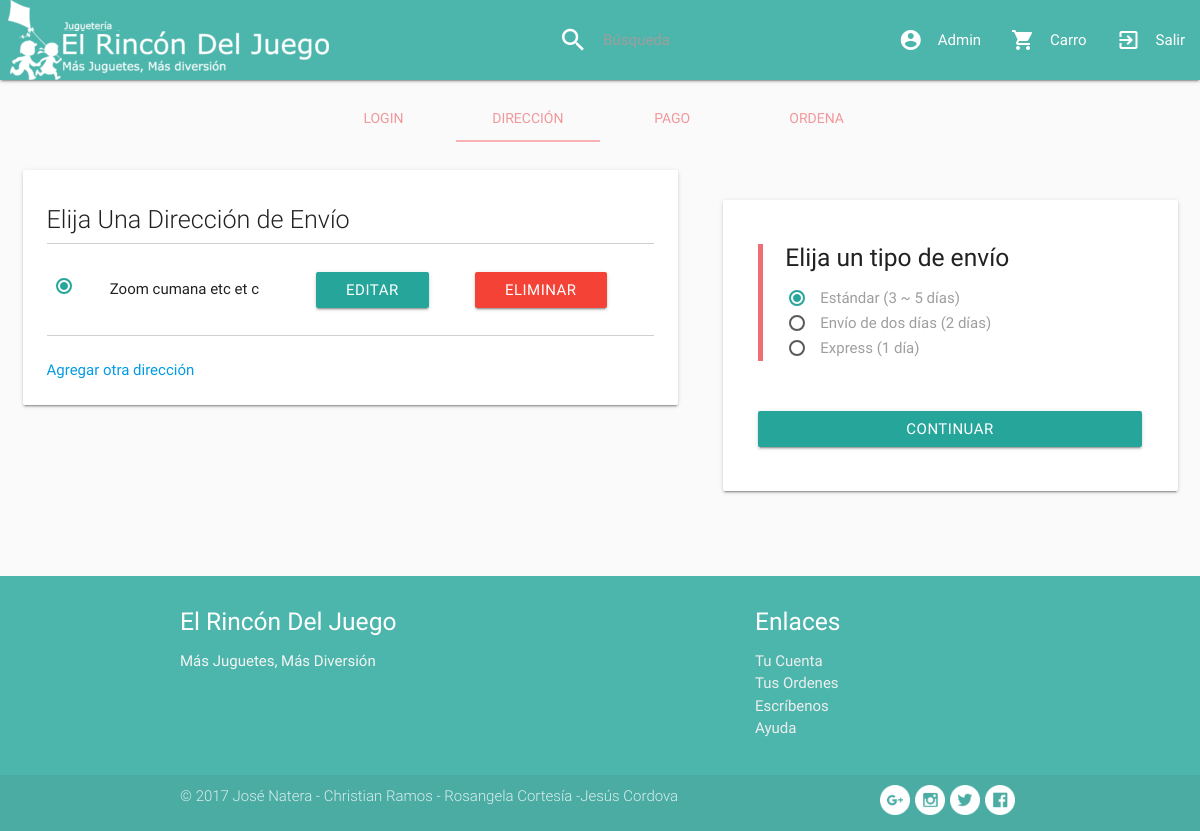
/direccion.php (signed in), run on an earlier commit of the app's database.
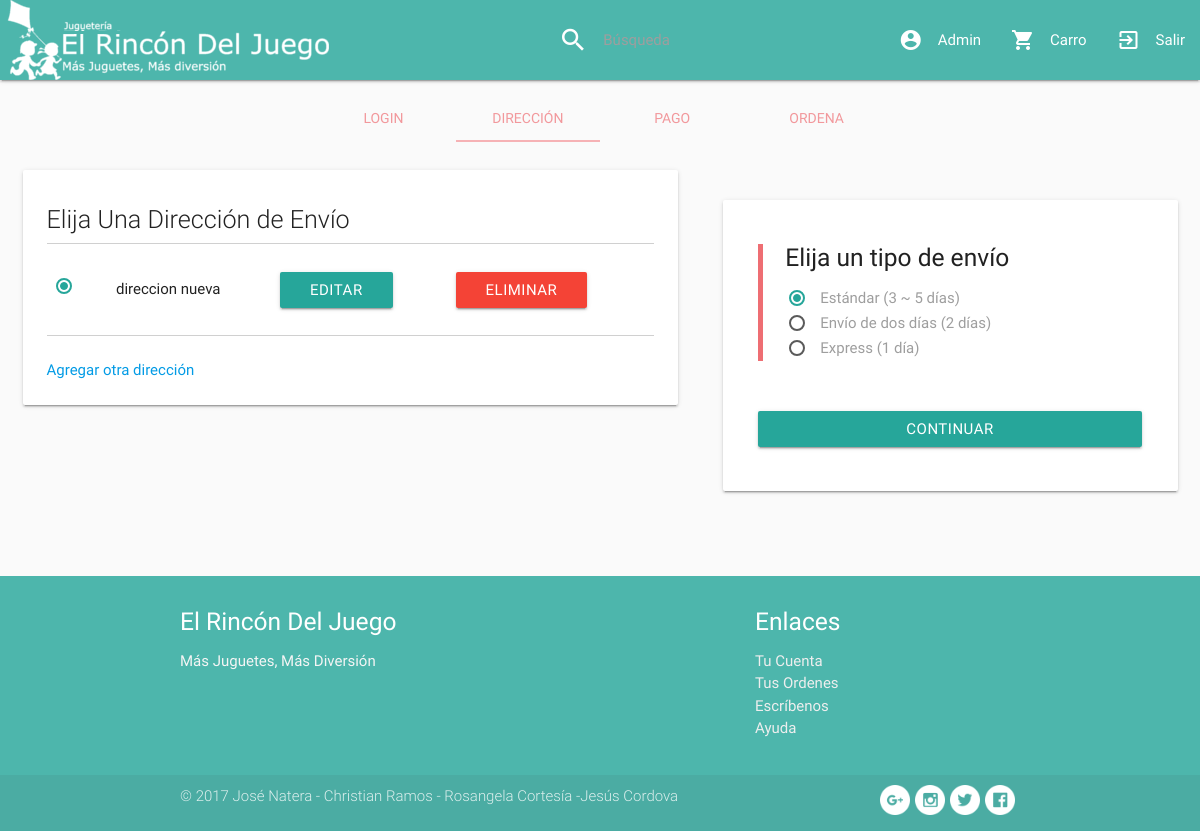
And on a later commit of the database.
### tables this page shows
CREATE TABLE `direcciones` (
  `usuarioid` int(11) DEFAULT NULL,
  `direccionEnvio` varchar(200) DEFAULT NULL,
  `id` int(11) NOT NULL
);

### php/lista-direcciones.php (the view, shortened to what this page needs)
<?php
    include_once("conexion.php");
    $sql = "SELECT * FROM `direcciones` WHERE `usuarioid` = '".$_SESSION['usuarioid']."'";
    $result= $mysqli->query($sql);
    $i = 0;
    while($row = mysqli_fetch_array($result)) {
            echo " <tr class='fila-direccion'> ";
            echo "                              <td>";
            echo "                                      <p>";
            echo "                                          <label for='".$i."'></label>";
            echo "                                      </p>";
            echo "                             </td>";
            echo "                             <td>";
            echo "                                 <p class='card-number'>".$row['direccionEnvio']."</p>";
            echo "                             </td>";
            echo "                             <td>";
            echo "<a class='editar-direccion btn ' value='".$row['id']."'>Editar</a>";
            echo "                             </td>";
            echo "                             <td>";
            echo "<a class='eliminar-direccion btn red' value='".$row['id']."'>Eliminar</a>";
            echo "                             </td>";
            echo "                         </tr> ";
            $i++;
        }
?>

What changed in the data, as far as the page shows it:
changed direcciones: direccionEnvio "Zoom cumana etc et c" → "direccion nueva"
